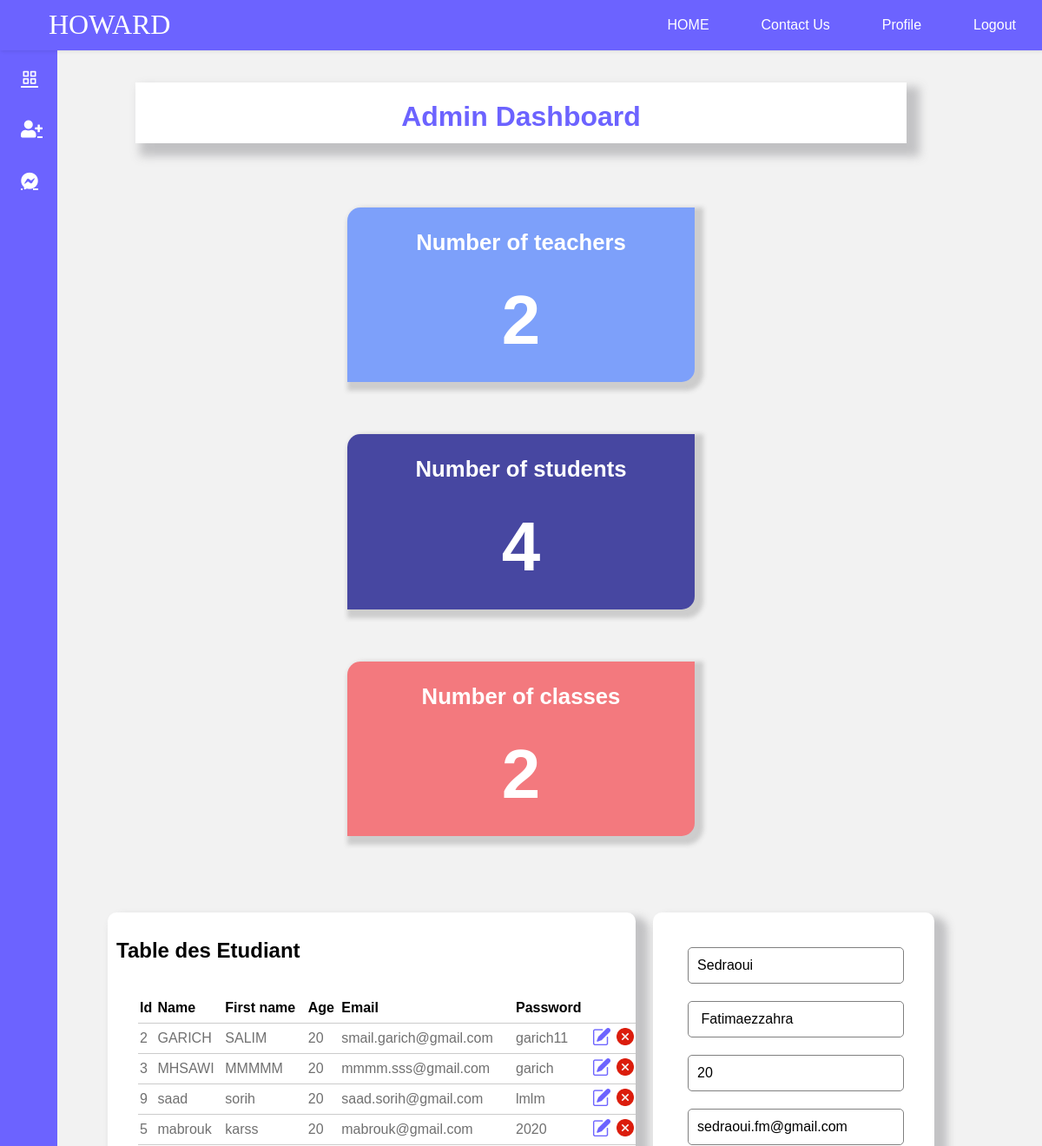
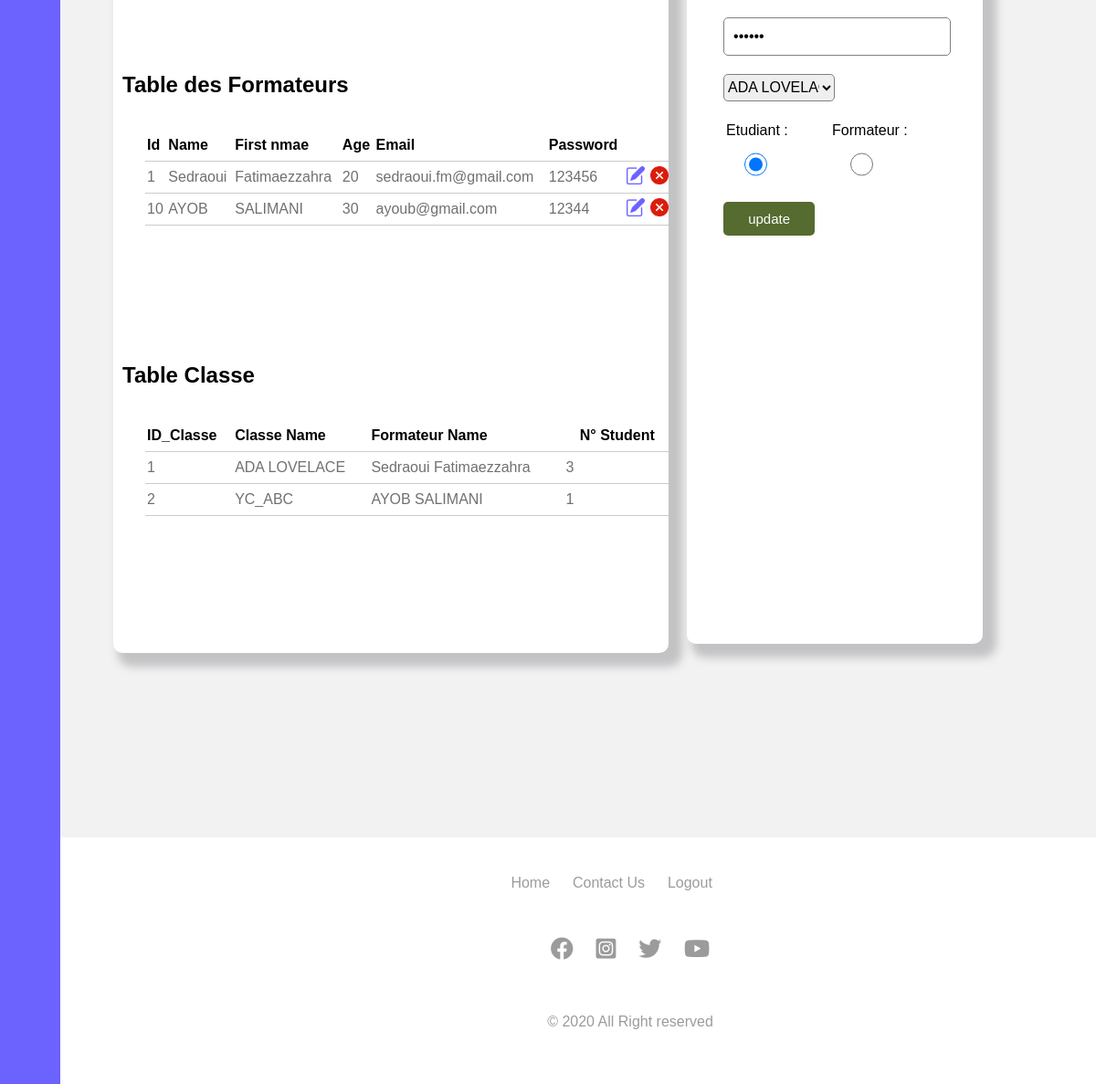
Page /adminDash.php?do=edit&edit=1 (signed in) on the committed database (2 pictures, top to bottom).
### tables this page shows
CREATE TABLE IF NOT EXISTS `personne_etud` (
  `ID_ETUDIANT` int(11) NOT NULL AUTO_INCREMENT,
  `ID_PERSON` int(11) NOT NULL,
  `ID_ClasseETD` int(11) NOT NULL,
  PRIMARY KEY (`ID_ETUDIANT`,`ID_PERSON`),
  KEY `FK_Etudiant_Personne` (`ID_PERSON`),
  KEY `FK_Classe_Etudiant` (`ID_ClasseETD`)
);

CREATE TABLE IF NOT EXISTS `personne` (
  `ID_PERSON` int(11) NOT NULL AUTO_INCREMENT,
  `NOM` varchar(50) DEFAULT NULL,
  `PRENOM` varchar(50) DEFAULT NULL,
  `AGE` int(11) DEFAULT NULL,
  `EMAIL` varchar(50) DEFAULT NULL,
  `PASSWORD` varchar(50) DEFAULT NULL,
  PRIMARY KEY (`ID_PERSON`)
);

CREATE TABLE IF NOT EXISTS `personne_formateur` (
  `ID_FORMATEUR` int(11) NOT NULL AUTO_INCREMENT,
  `ID_PERSON` int(11) NOT NULL,
  PRIMARY KEY (`ID_FORMATEUR`,`ID_PERSON`),
  KEY `FK_Formateur_Personne` (`ID_PERSON`)
);

CREATE TABLE IF NOT EXISTS `classe_etd` (
  `ID_CLASSE_ETD` int(11) NOT NULL AUTO_INCREMENT,
  `ID_FORMATEUR` int(11) NOT NULL,
  `NOM` varchar(100) DEFAULT NULL,
  PRIMARY KEY (`ID_CLASSE_ETD`,`ID_FORMATEUR`),
  KEY `FK_Formateur_Classe` (`ID_FORMATEUR`)
);

### adminDash.php (the view, shortened to what this page needs)
<!DOCTYPE html>
<html lang="en">
	<head>
    <link
      href="https://cdn.jsdelivr.net/npm/boxicons@2.0.5/css/boxicons.min.css"
      rel="stylesheet"
    />
    <link
      rel="stylesheet"
      href="https://cdnjs.cloudflare.com/ajax/libs/font-awesome/5.15.2/css/all.min.css"
    />
		<link rel="stylesheet" href="sass/navbar.css" />
		<link rel="stylesheet" href="sass/footer.css">
        <link rel="stylesheet" href="sass/main.css">
        <link rel="stylesheet" href="sass/styles.css">
<?php   include('server.php');
		include('connect.php');
		include('includ_html/hedar.php');
		$do=isset($_GET['do']) ? $_GET['do'] : 'Manage';
		$comnd = $con->prepare("SELECT COUNT(personne_formateur.ID_FORMATEUR) as NB FROM personne_formateur ");
    	$comnd->execute();
		$row_1 =$comnd->fetch();
		$comnd = $con->prepare("SELECT COUNT(personne_etud.ID_ETUDIANT) as NB FROM personne_etud ");
    	$comnd->execute();
		$row_2 =$comnd->fetch();
		$comnd = $con->prepare("SELECT COUNT(classe_etd.ID_CLASSE_ETD) as NB FROM classe_etd ");
    	$comnd->execute();
		$row_3 =$comnd->fetch();
	if (isset($_GET['edit'])) {
		$id = $_GET['edit'];
		$update = true;
		$record = mysqli_query($db, "SELECT * FROM personne WHERE ID_PERSON=$id");
			$n = mysqli_fetch_array($record);
            $name = $n['NOM'];
            $fname = $n['PRENOM'];
            $age = $n['AGE'];
            $email = $n['EMAIL'];
            $password = $n['PASSWORD'];
	}
?>
		<main>
			<div class="l-navbar" id="nav-bar">
				<nav class="nav">
					<div>
						<a href="adminDash.php" class="nav__link">
							<i class="bx bx-grid-alt nav__icon"></i>
						</a>
						<div class="nav__list">
							<a href="adminDash.php?do=add" class="nav__link ">
								<i class="fas fa-user-plus nav__icon"></i>
							</a>
							<a href="adminDash.php?do=msg" class="nav__link ">
								<i class="fab fa-facebook-messenger nav__icon"></i>
							</a>
						</div>
					</div>
				</nav>
			</div>
		<div class="containerDash">
			<div class="maincontent">
				<div class="adminDashtitle">
					<h1>Admin Dashboard</h1>
				</div>
				<div class="sts">
			<div class="item">
				<h3>
					Number of teachers<br><br> <span > <?php echo $row_1['NB'];  ?></span>
				</h3>
			</div>
			<div class="item">
				<h3>
					Number of students<br><br><span > <?php echo $row_2['NB'];  ?></span>
				</h3>
			</div>
			<div class="item">
				<h3>
					Number of classes<br><br><span > <?php echo $row_3['NB'];  ?></span>
				</h3>
			</div>
		</div>
		<?php
		if($do == 'Manage' || $do=='add' || $do=='edit'){
		?>
	<div class="aze">
		<div class="<?php if($do=='Manage') echo 'mng_class';else echo 'tables';  ?> ">
               <?php $results1 = mysqli_query($db, "SELECT * from personne inner join personne_etud on personne.ID_PERSON = personne_etud.ID_PERSON"); ?>
			   <h2 class="titles">Table des Etudiant</h2>
                <div class="tablewrapper ">
                    <table>
                        <thead>
                            <tr>
							<th>Id</th>
                                <th>Name</th>
                                <th>First name</th>
                                <th id="show">Age</th>
                                <th  id="show">Email</th>
                                <th id="show">Password</th>
                                <th colspan="2"></th>
                            </tr>
                        </thead>
                        <?php while ($row1 = mysqli_fetch_array($results1)) { ?>
                            <tr>
								<td><?php echo $row1['ID_PERSON']; ?></td>
                                <td><?php echo $row1['NOM']; ?></td>
                                <td><?php echo $row1['PRENOM']; ?></td>
                                <td id="show"><?php echo $row1['AGE']; ?></td>
                                <td id="show"><?php echo $row1['EMAIL']; ?></td>
                                <td id="show"><?php echo $row1['PASSWORD']; ?></td>
                                <td>
                                    <a href="adminDash.php?do=edit&edit=<?php echo $row1['ID_PERSON']; ?>" class="edit_btn" ><img width="20px" src="img/edit.png"></a>
                                </td>
                                <td>
                                    <a href="server.php?del=<?php echo $row1['ID_PERSON']; ?>" class="del_btn"><img width="20px" src="img/remove.png"></a>
                                </td>
                            </tr>
                        <?php } ?>
                    </table>
                </div>
					<?php
					$results2 = mysqli_query($db, "SELECT * FROM personne INNER JOIN personne_formateur ON personne.ID_PERSON = personne_formateur.ID_PERSON"); ?>
			   <h2 class="titles">Table des Formateurs</h2>
                <div class="tablewrapper">
                    <table>
                        <thead>
                            <tr>
								<th>Id</th>
                                <th>Name</th>
                                <th>First nmae</th>
                                <th id="show">Age</th>
                                <th id="show">Email</th>
                                <th id="show">Password</th>
                                <th colspan="2"></th>
                            </tr>
                        </thead>
                        <?php while ($row2 = mysqli_fetch_array($results2)) { ?>
                            <tr>
							    <td><?php echo $row2['ID_PERSON']; ?></td>
                                <td><?php echo $row2['NOM']; ?></td>
                                <td><?php echo $row2['PRENOM']; ?></td>
                                <td id="show"><?php echo $row2['AGE']; ?></td>
                                <td id="show"><?php echo $row2['EMAIL']; ?></td>
                                <td id="show"><?php echo $row2['PASSWORD']; ?></td>
                                <td>
                                    <a href="adminDash.php?do=edit&edit=<?php echo $row2['ID_PERSON']; ?>" class="edit_btn" ><img width="20px" src="img/edit.png"></a>
                                </td>
                                <td>
                                    <a href="server.php?del=<?php echo $row2['ID_PERSON']; ?>" class="del_btn"><img width="20px" src="img/remove.png"></a>
                                </td>
                            </tr>
                        <?php } ?>
                    </table>
                    </div>
					<?php
					$results2 = mysqli_query($db, "SELECT   classe_etd.* , CONCAT(personne.NOM,' ',personne.PRENOM) AS Nom_cmp,COUNT(personne_etud.ID_ETUDIANT) AS NB_ETD
					FROM classe_etd INNER JOIN personne_formateur ON personne_formateur.ID_FORMATEUR = classe_etd.ID_FORMATEUR
					INNER JOIN personne ON personne_formateur.ID_PERSON = personne.ID_PERSON
					INNER JOIN personne_etud ON classe_etd.ID_CLASSE_ETD = personne_etud.ID_ClasseETD
					GROUP BY  classe_etd.NOM ,Nom_cmp"); ?>
			   <h2 class="titles">Table Classe </h2>
                <div class="tablewrapper">
                    <table>
                        <thead>
                            <tr>
								<th>ID_Classe</th>
                                <th>Classe Name</th>
                                <th colspan="2">Formateur Name</th>
                                <th >N° Student</th>
                            </tr>
                        </thead>
                        <?php while ($row2 = mysqli_fetch_array($results2)) { ?>
                            <tr>
							    <td><?php echo $row2['ID_CLASSE_ETD']; ?></td>
								<td><?php echo $row2['NOM']; ?></td>
                                <td><?php echo $row2['Nom_cmp']; ?></td>
                                <td><?php echo $row2['NB_ETD']; ?></td>
                            </tr>
                        <?php } ?>
                    </table>
                    </div>
					<?php } ?>
		</div>
		<?php
		if( $do=='add' || $do=='edit'){ ?>
            <form id="adminform" method="post" action="server.php">
                <div class="input-group">
                    <input type="text" name="name" placeholder="Name" value="<?php echo $name; ?>">
                </div>
                <div class="input-group">
                    <input type="text" name="fname" placeholder="First Name" value="<?php echo $fname; ?>">
                </div>
                <div class="input-group">
                    <input type="text" name="age" placeholder="Age" value="<?php echo $age; ?>">
                </div>
                <div class="input-group">
                    <input type="email" placeholder="Email //Ex : azert@email.com" pattern="[a-z0-9._%+-]+@[a-z0-9.-]+.[a-z]{2,}$" name="email" value="<?php echo $email; ?>">
                </div>
                <div class="input-group">
                    <input type="password" name="password" placeholder="password" value="<?php echo $password; ?>">
                </div>
				<div class="azerty input-group">
				    <?php $results4 = mysqli_query($db, "SELECT * FROM classe_etd"); ?>
					<select id="selectA" name="classes">
						<?php while ($row4 = mysqli_fetch_array($results4)) { ?>
							<option value="<?php echo $row4['ID_CLASSE_ETD']; ?>"><?php echo $row4['NOM']; ?></option>
						<?php } ?>
					</select>
				</div>
				<div class="radio input-group">
                    <label>Etudiant : <input  id="etd_R" class="radiobutton" type="radio" name="selection" checked value="etudiant"></label>
					<label>Formateur : <input id="frm_R" class="radiobutton" type="radio" name="selection"  value="formateur"></label>
                </div>
                <div class="input-group">
                <?php if ($update == true): ?>
                <button class="btn" type="submit" name="update" style="background: #556B2F;" >update</button>
                <?php else: ?>
                    <button class="btn" type="submit" name="save" >Save</button>
                <?php endif ?>
		        </div>
	        </form>
			<?php } ?>
		</div>
	</div>
</div>
		</main>
		<footer>
      <div class="footer-con">
        <div class="footer-row footer-row__1">
          <ul>
            <li><a href="#">&#169; 2020 All Right reserved</a></li>
          </ul>
        </div>
        <div class="footer-row footer-row__2">
          <ul>
            <li><a href="#">Home</a></li>
            <li><a href="#">Contact Us</a></li>
            <li><a href="#">Logout</a></li>
          </ul>
        </div>
        <div class="footer-row footer-row__3">
          <ul>
            <li>
              <a href="#"><i class="fab fa-facebook"></i></a>
            </li>
            <li>
              <a href="#"><i class="fab fa-instagram-square"></i></a>
            </li>
            <li>
              <a href="#"><i class="fab fa-twitter"></i></a>
            </li>
            <li>
              <a href="#"><i class="fab fa-youtube"></i></a>
            </li>
          </ul>
        </div>
      </div>
    </footer>
	</body>
</html>

### sass/navbar.css (style rules this page uses)
body { margin: 0; font-family: Helvetica, sans-serif; background-color: #f2f2f2; }
a { color: white; }

### rows in the picture
personne_etud: ID_PERSON "2", ID_PERSON.NOM "GARICH", ID_PERSON.PRENOM "SALIM", ID_PERSON.AGE "20", ID_PERSON.EMAIL "smail.garich@gmail.com", ID_PERSON.PASSWORD "garich11"
personne_etud: ID_PERSON "3", ID_PERSON.NOM "MHSAWI", ID_PERSON.PRENOM "MMMMM", ID_PERSON.AGE "20", ID_PERSON.EMAIL "mmmm.sss@gmail.com", ID_PERSON.PASSWORD "garich"
personne_etud: ID_PERSON "9", ID_PERSON.NOM "saad", ID_PERSON.PRENOM "sorih", ID_PERSON.AGE "20", ID_PERSON.EMAIL "saad.sorih@gmail.com", ID_PERSON.PASSWORD "lmlm"
personne_etud: ID_PERSON "5", ID_PERSON.NOM "mabrouk", ID_PERSON.PRENOM "karss", ID_PERSON.AGE "20", ID_PERSON.EMAIL "mabrouk@gmail.com", ID_PERSON.PASSWORD "2020"
personne_formateur: ID_PERSON "1", ID_PERSON.NOM "Sedraoui", ID_PERSON.PRENOM "Fatimaezzahra", ID_PERSON.AGE "20", ID_PERSON.EMAIL "sedraoui.fm@gmail.com", ID_PERSON.PASSWORD "123456"
personne_formateur: ID_PERSON "10", ID_PERSON.NOM "AYOB", ID_PERSON.PRENOM "SALIMANI", ID_PERSON.AGE "30", ID_PERSON.EMAIL "ayoub@gmail.com", ID_PERSON.PASSWORD "12344"
classe_etd: ID_CLASSE_ETD "1", NOM "ADA LOVELACE", Nom_cmp "Sedraoui Fatimaezzahra", NB_ETD "3"
classe_etd: ID_CLASSE_ETD "2", NOM "YC_ABC", Nom_cmp "AYOB SALIMANI", NB_ETD "1"
personne: name "Sedraoui", fname "Fatimaezzahra", age "20", email "sedraoui.fm@gmail.com"

### other values in the picture
$row_1['NB'] "2"
$row_2['NB'] "4"
$row_3['NB'] "2"
form field classes "ADA LOVELACE"
